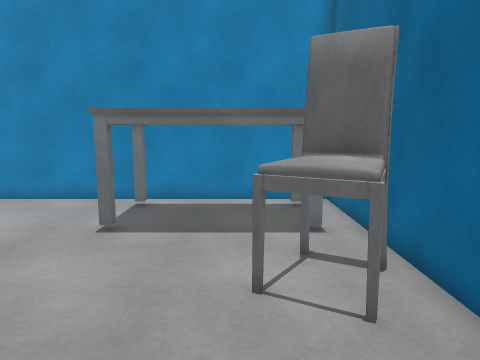
View 1 (above)

19 first-person views from a walk through a 3-D level made in the Unity game engine. The camera is 1.4 m above the floor, tilts 8° down and sees 70° across. The floor is counted in squares, 0.5 m on a side. Each view is taken from the middle of a square. On the plan, view 1 faces up. The plan holds only what a view shows up to about 20 squares ahead; the rest is blank. Surface patterns are stand-ins for the level's own textures.

View 2
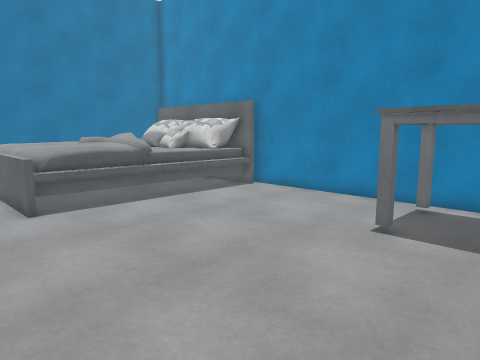

View 3
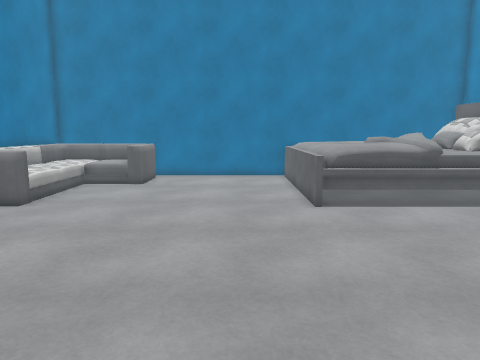

View 4
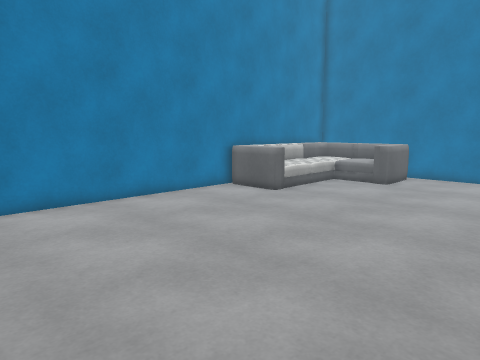

View 5
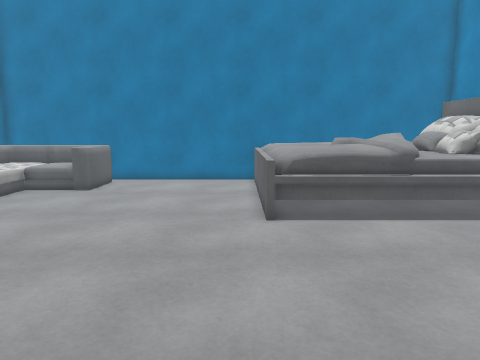

View 6
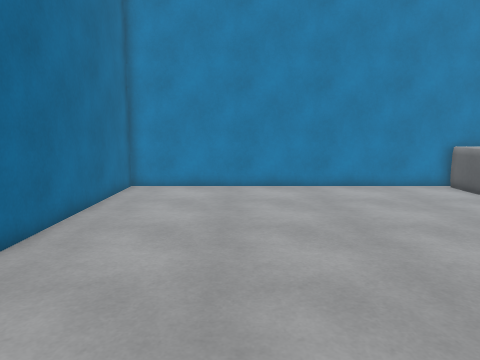

View 7
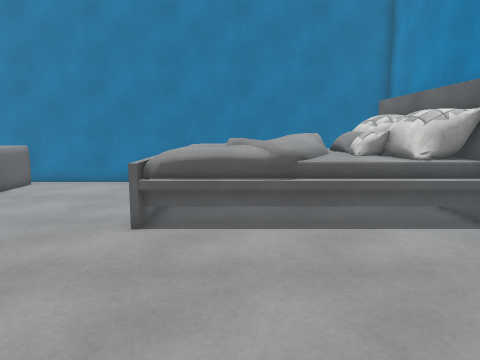

View 8
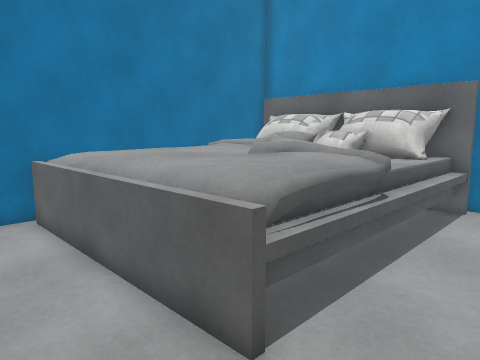

View 9
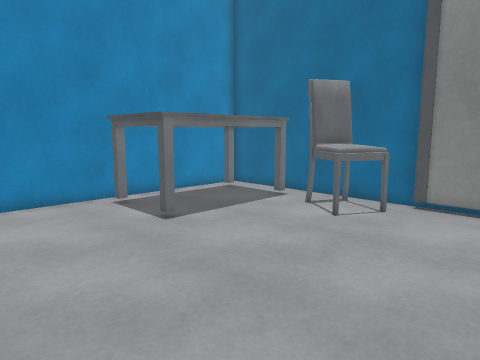

View 10
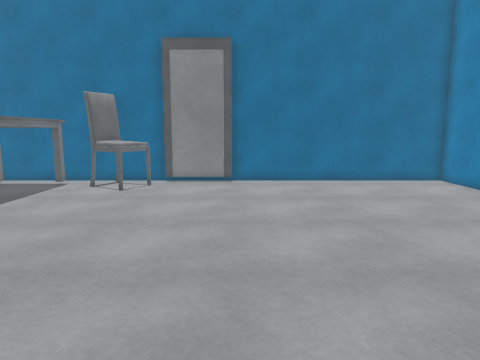

View 11
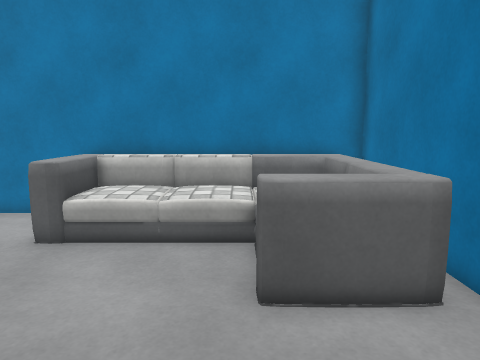

View 12
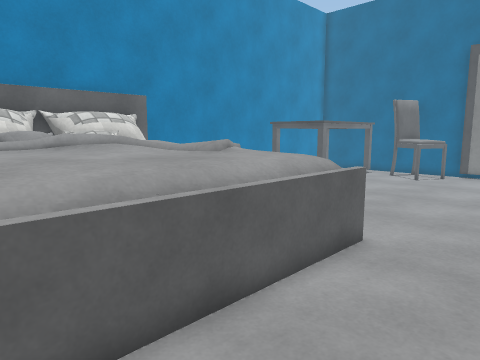

View 13
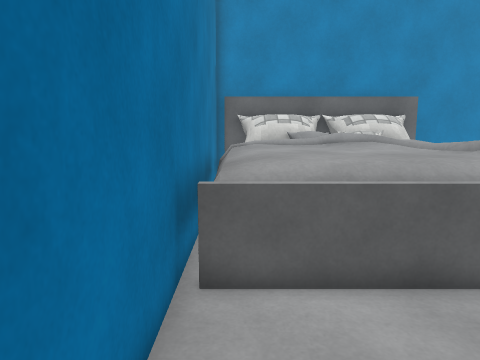

View 14
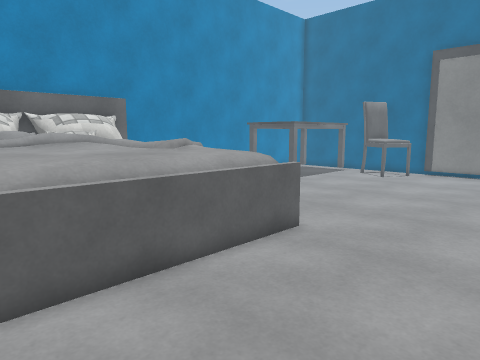

View 15
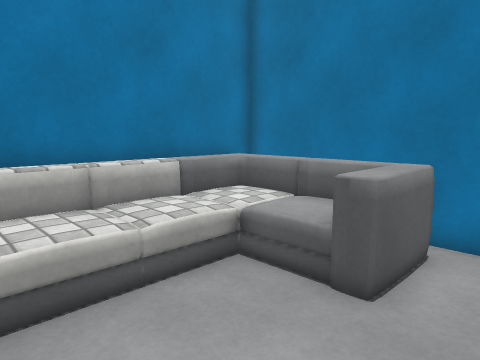

View 16
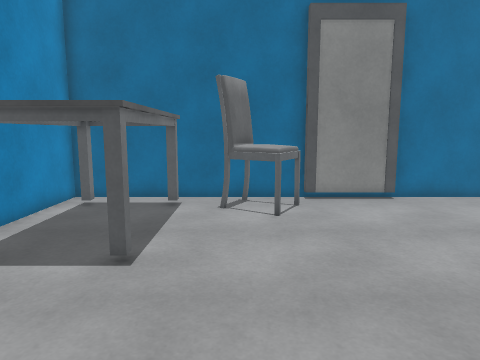

View 17
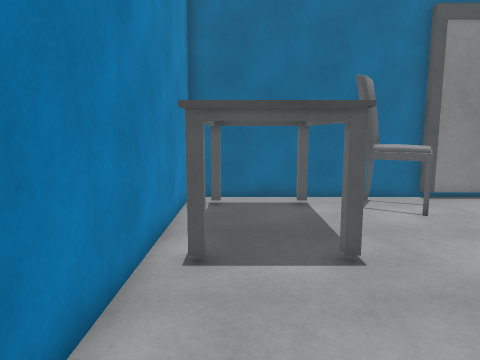

View 18
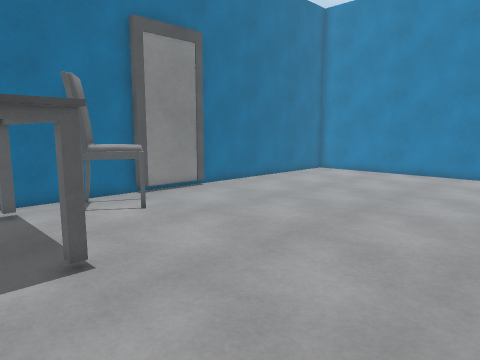

View 19
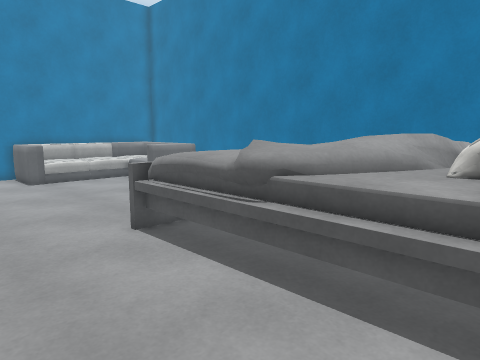

### Floor plan
Key: @ floor where view 1 was taken; # wall or solid block; . floor; T table; C chair; B bed; S sofa.
Columns run from 22 left of view 1 to 4 right of it. Each row starts with its distance up from view 1.
 14 #        ##################
 13 #BBBBBBBBB........TTTTTTT.#
 12 #BBBBBBBBB........T.....T.#
 11 # BBBBBBBB........T.....T.#
 10 # BBBBBBBB........TTTTTTT #
  9 #BBBBBBBBB........TTTTTTT #
  8 #BBBBBBBBB............... #
  7 #BBBBBBBBB.............CCC#
  6 #BBBBBBBBB............CCCC#
  5 #BBBBBBBBB.............CC #
  4 #BBBBBBBBB...............##
  3 #BBBBBBBBB...............#
  2 #........................#
  1 #........................##
  0 #.....................@...#
 -1 #.........................#
 -2 #.........................#
 -3 #.........................#
 -4 #.........................#
 -5 #SSSS.....................#
 -6 #SSSS.....................#
 -7 #SSSS.....................#
 -8 #SSSS....S................#
 -9 #SSSSS SSS................#
-10 #SSSSS SSS................#
-11 #SSSSS SSS................#
-12 ###########################

Positions as (right, up) in squares from view 1, and headings:
1: (0, 0), facing up
2: (0, 0), facing up-left
3: (0, 0), facing left
4: (0, 2), facing down-left
5: (-2, 2), facing left
6: (-2, 6), facing down
7: (-3, 6), facing left
8: (-10, 0), facing up-left
9: (-10, 0), facing up-right
10: (-16, 0), facing right
11: (-18, 0), facing down
12: (-21, -1), facing up-right
13: (-21, -3), facing up
14: (-21, -3), facing up-right
15: (-13, -3), facing down-left
16: (-11, 7), facing right
17: (-11, 12), facing right
18: (-11, 12), facing down-right
19: (-8, 12), facing down-left
